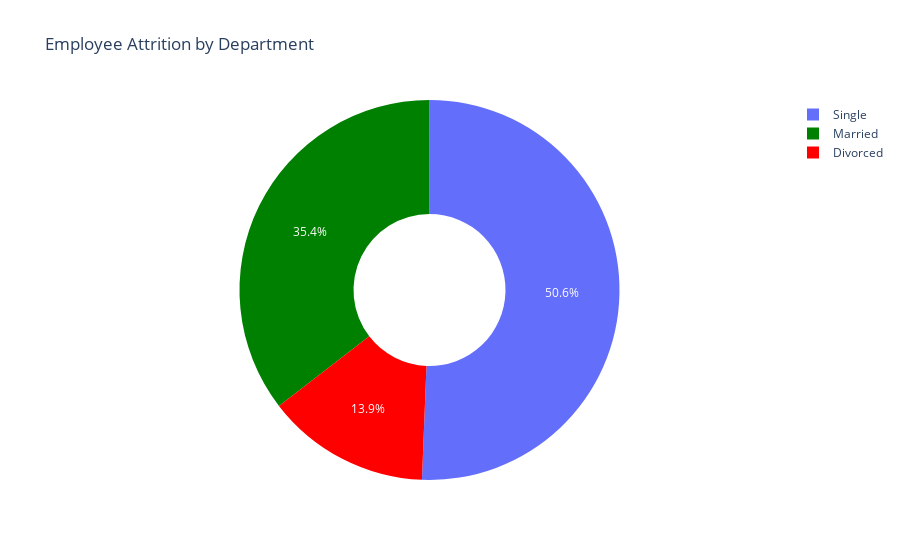

Write notebook code for a chart like this one.
### Code cell
# Create a donut chart
fig = go.Figure(data=[go.Pie(
    labels=attr_df_MS["MaritalStatus"],
    values=attr_df_MS["count"],
    hole=0.4,
    marker=dict(colors=["red","green"]),
    textposition="inside"
)])
#Update the layout
fig.update_layout(title="Employee Attrition by Department")
#show teh chart
fig.show()

### Figure 1 — Plotly figure (JSON) as saved in the notebook; plotly's stock layout.template omitted (floating-point values rounded to 4 significant figures)
{"data": [{"hole": 0.4, "labels": ["Divorced", "Married", "Single"], "marker": {"colors": ["red", "green"]}, "textposition": "inside", "type": "pie", "values": [33, 84, 120]}], "layout": {"title": {"text": "Employee Attrition by Department"}}}
